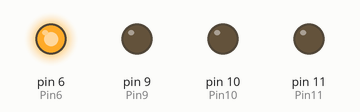
Simulated run of this sketch. Board: Arduino Uno, built with avr-gcc and run on an emulated ATmega328P. Shown: output pins drawn as LEDs (lit = HIGH).

Above: at 0.5 s.
At 1.5 s:
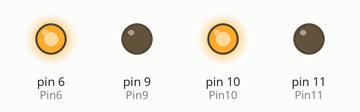
At 2.5 s:
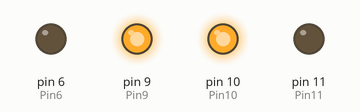
At 3.5 s:
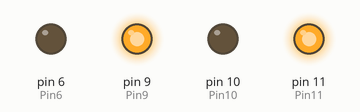
At 4.5 s:
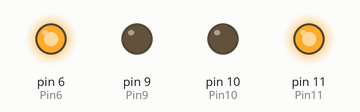
Timing chart, 0 to 5.2 s (numbered marks = the images above):
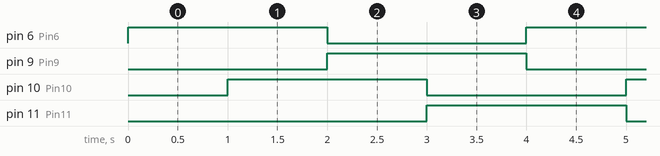

Measured:
- by itself, pin 6 (Pin6), pin 9 (Pin9), pin 10 (Pin10), pin 11 (Pin11): alternates HIGH for 2.0 s and LOW for 2.0 s
- by itself, everything shown: repeats every 4.0 s, in 4 steps

The sketch:

blink.ino
```cpp
const int Pin6 = 6;    // connected to the base of the transistor
const int Pin9 = 9;    // connected to the base of the transistor
const int Pin10 = 10;    // connected to the base of the transistor
const int Pin11 = 11;    // connected to the base of the transistor

void setup() {
   // set  the transistor pin as output:
   pinMode(Pin6, OUTPUT);
   pinMode(Pin9, OUTPUT);
   pinMode(Pin10, OUTPUT);
   pinMode(Pin11, OUTPUT);
 }

 void loop() {
  int del=1000;
   digitalWrite(Pin6, HIGH);
   digitalWrite(Pin9, LOW);
   delay(del);
   digitalWrite(Pin10, HIGH);
   digitalWrite(Pin11, LOW);
   delay(del);
   digitalWrite(Pin6, LOW);
   digitalWrite(Pin9, HIGH);
   delay(del);
   digitalWrite(Pin10, LOW);
   digitalWrite(Pin11, HIGH);
   delay(del);
 }
```
